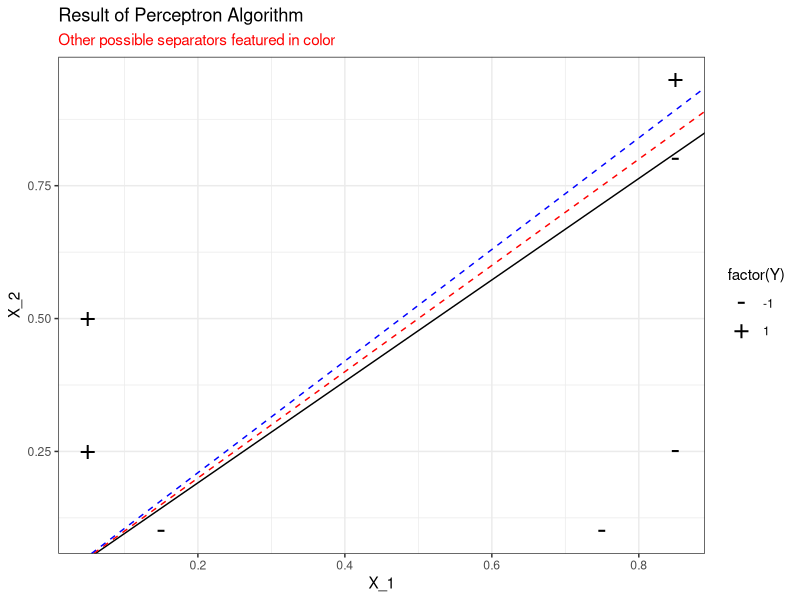
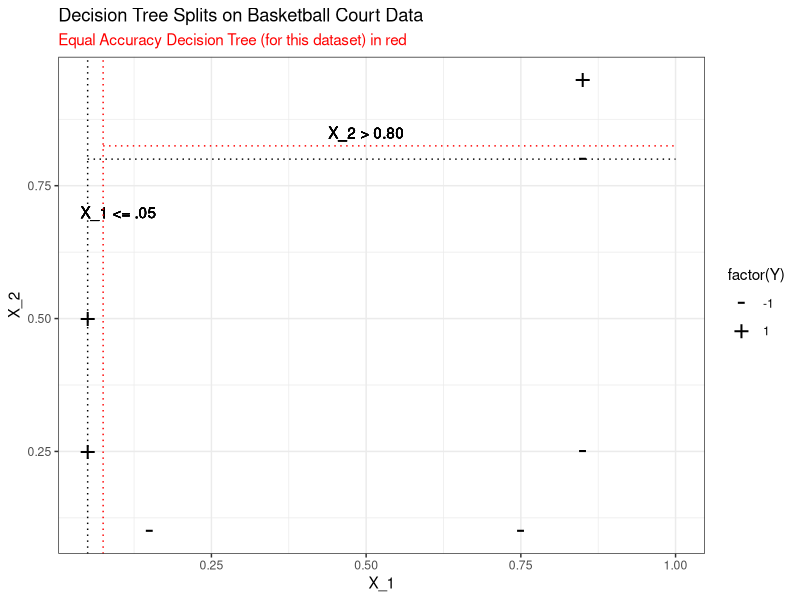
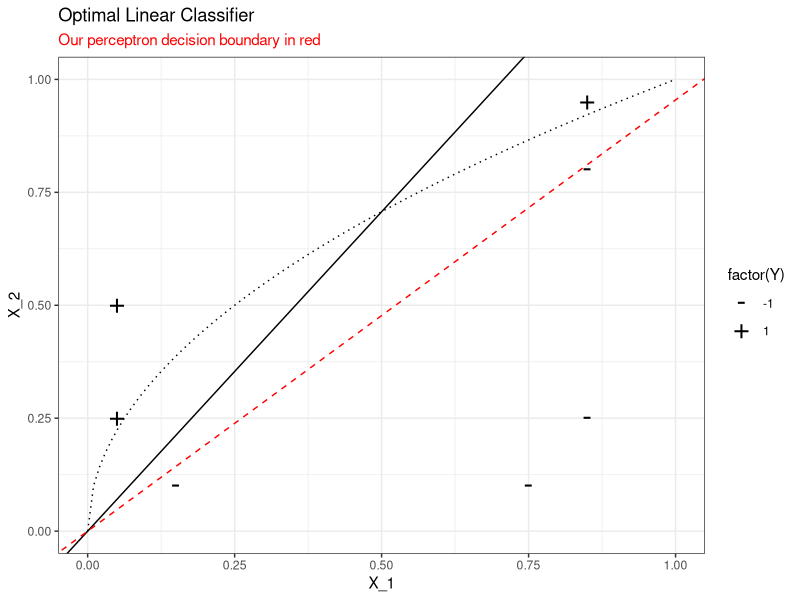
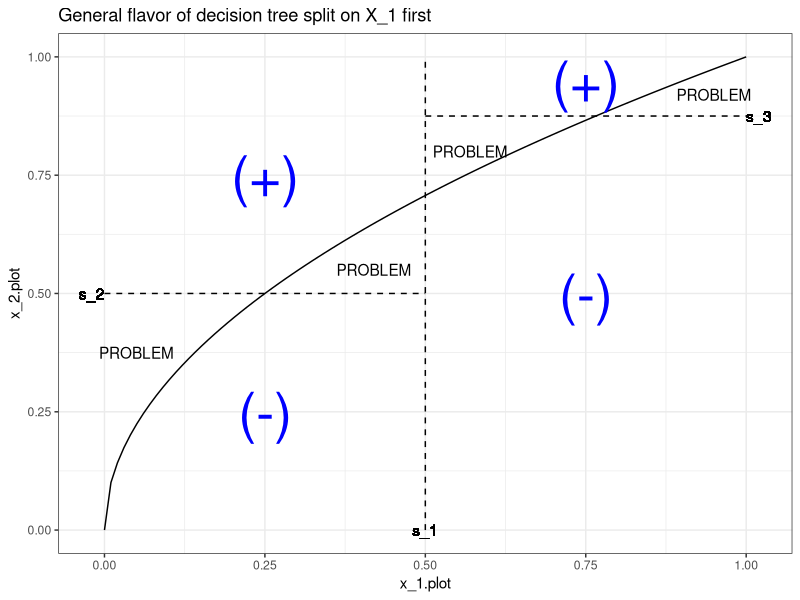
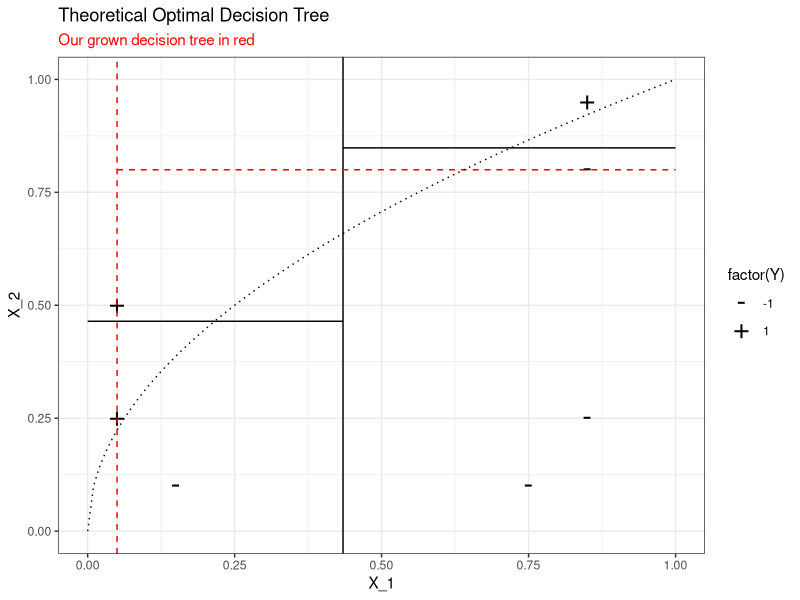
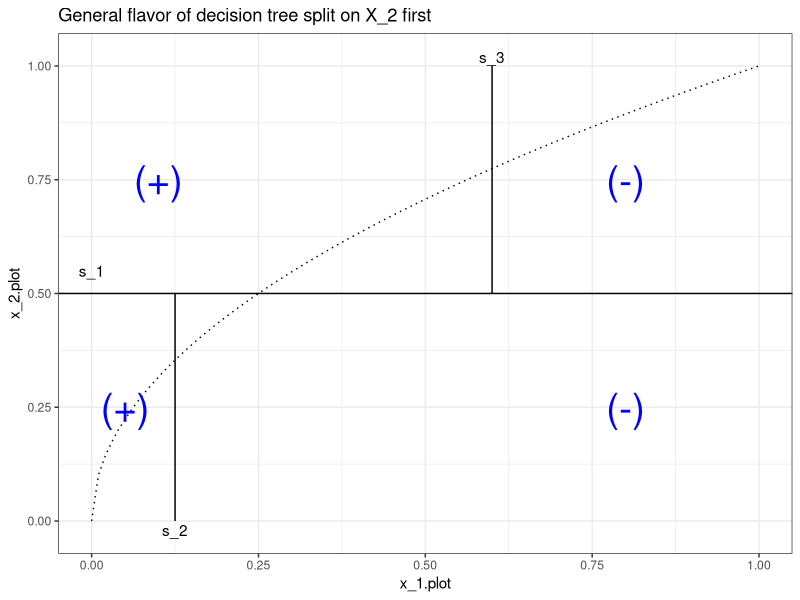
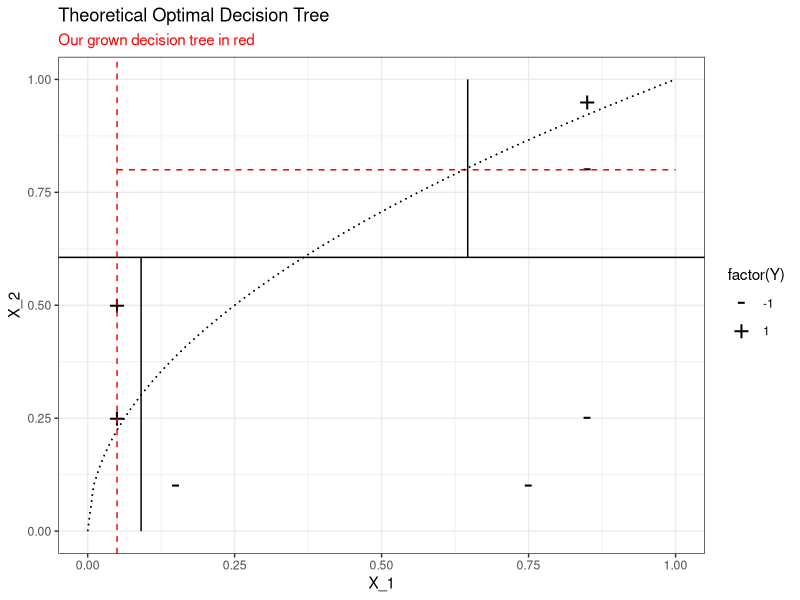
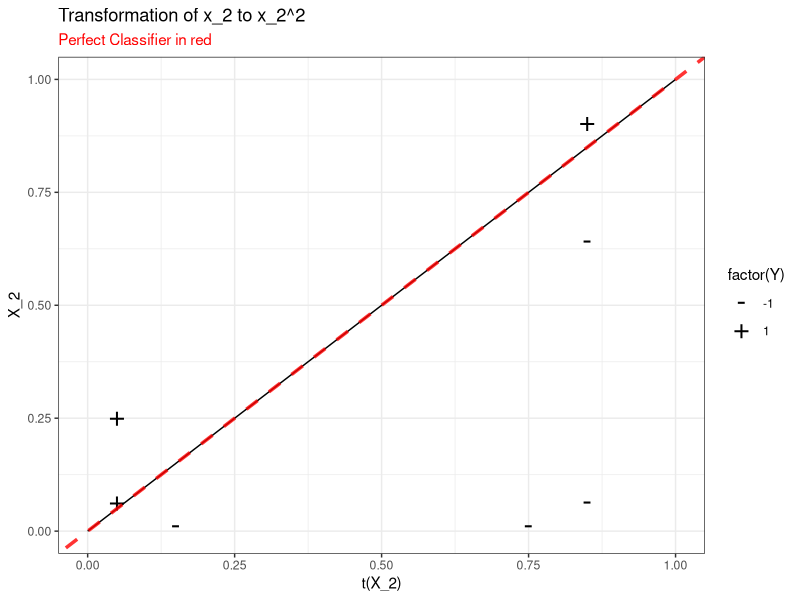

Write the R code that produced these figures, in order.
## ---- chunk 1
knitr::opts_chunk$set(echo = TRUE)
## ---- chunk 2
perceptron = function(X, y, I){
  iteration = 1
  w = rep(0, ncol(X))
  for (j in 1:I){
    for (i in seq_along(y)){
      if (y[i]*(w %*% X[i,]) <= 0){
        w = w + y[i]*X[i,] # update step
        iteration = iteration + 1
      }
    }
    accuracy = sum((X %*% w) * y > 0)/length(y) # calculate propotion of correctly classified point
    if (accuracy == 1){ 
      break # no need to continue if we have perfect separation
    } 
  }
  return(list("iteration" = iteration, "w" = w, "accuracy" = accuracy))
}
## ---- chunk 3
X_1 = c(.75, .85, .85, .15,.05,.05,.85)
X_2 = c(.1,.8,.95,.1,.25,.5,.25)
Y = c(-1, -1, 1, -1, 1, 1, -1)
X_b = cbind(X_1, X_2)
## ---- chunk 4
res = perceptron(X_b, Y, I = 100)
## ---- chunk 5
suppressMessages(library(ggplot2))
ggplot(data = data.frame(X_1, X_2, Y), aes(x = X_1, y = X_2)) +
  geom_point(aes(pch = factor(Y)), size = 7) +
  scale_shape_manual(values = c("-", "+")) +
  geom_abline(slope = -res$w[["X_1"]]/res$w[["X_2"]], intercept = 0) +
  ggtitle("Result of Perceptron Algorithm",
          subtitle = "Other possible separators featured in color") +
  geom_abline(intercept = 0, slope = 1, color = "red", lty = "dashed") + 
  geom_abline(intercept = 0, slope = 1.05, color = "blue", lty = "dashed") + 
  theme_bw() + 
  theme(plot.subtitle = element_text(color = "red"))
## ---- chunk 6
gini.index = function(node){ # function to calculate gini Index
  p = sum(node > 0)/length(node)
  I = 2*p*(1-p)
  return(I)
}
X = X_b
Y = Y
grow.tree = function(X, Y, current_node = NULL, 
                     epsilon = 10^-6, threshold = 0.20){ # split node based on gini index
  X = data.frame(X)
  Y = data.frame(Y = Y)
  data.df = cbind(X,Y)
  if (is.null(current_node)){
    current_node = data.df
  }
  # variables to be filled later
  delta.I.record = c()
  leaf1.record = list()
  leaf2.record = list()
  split.record = list()
  c = 1
  for ( i in 1:(ncol(current_node)-1) ){
    # get possible split values, adjust min, max up, down to make inclusive inequalities 
    # run without trouble
    split.sequence = sort(unique(current_node[,i]))
    split.sequence[1] = split.sequence[1] + epsilon
    split.sequence[length(split.sequence)] = split.sequence[length(split.sequence)] - 
      epsilon
    for(x in split.sequence){ # this loop calculates each possible split and reduction in gini index
      split.record = append(split.record, list(c(i, x)))
      node_1 = current_node[which(current_node[,i] <= x),]
      leaf1.record[[c]] = node_1
      I_1 = gini.index(node = node_1$Y)
      node_2 = current_node[which(current_node[,i] > x),]
      leaf2.record[[c]] = node_2
      I_2 = gini.index(node = node_2$Y)
      delta.I = gini.index(current_node$Y) - sum(nrow(node_1)/nrow(current_node)*I_1,
                                                 nrow(node_2)/nrow(current_node)*I_2)
      delta.I.record = c(delta.I.record, delta.I)
      c = c + 1
    }
  }
  optimal = which.max(delta.I.record) # find split with greatest gini reduction
  new.nodes = list(leaf1.record[[optimal]], leaf2.record[[optimal]])
  Split = split.record[[optimal]]
  return(list("opt" = delta.I.record[optimal], "leaves" = new.nodes, "split" = Split,
              "threshold" = delta.I.record[optimal] > threshold))
}
## ---- chunk 7
tree_1 = grow.tree(X,Y)
pure_1 = length(unique(tree_1$leaves[[1]]$y)) == 1
pure_2 = length(unique(tree_1$leaves[[2]]$y)) == 1
split_1 = tree_1$split
# we see that the second leaf is not pure, so we attempt to split it again
tree_2 = grow.tree(X, Y, current_node = tree_1$leaves[[2]])
pure_1 = length(unique(tree_2$leaves[[1]]$y)) == 1
pure_2 = length(unique(tree_2$leaves[[2]]$y)) == 1
split_2 = tree_2$split
# all nodes are now pure; we should stop
## ---- chunk 8
ggplot(data = data.frame(X_1, X_2, Y), aes(x = X_1, y = X_2)) +
  geom_point(aes(pch = factor(Y)), size = 7) +
  scale_shape_manual(values = c("-", "+")) +
  geom_vline(xintercept = tree_1$split[2], lty = "dotted") +
  geom_text(aes(x = tree_1$split[2]+.05, y = 0.7, label = "X_1 <= .05")) +
  geom_line(data=data.frame(x = c(tree_1$split[2],1),y = tree_2$split[2]), aes(x,y), lty = "dotted") +
  geom_text(aes(x = 0.5, y = tree_2$split[2]+.05, label = "X_2 > 0.80")) +
  theme_bw() +
  ggtitle("Decision Tree Splits on Basketball Court Data",
          subtitle = "Equal Accuracy Decision Tree (for this dataset) in red") +
  geom_vline(xintercept = 0.075, color = "red", lty = "dotted") +
  geom_line(data = data.frame(x = c(.075,1),y = .825), aes(x,y), color = "red", lty = "dotted") +
  theme(plot.subtitle = element_text(color = "red"))
## ---- chunk 9
x_1.plot = seq(0,1, length.out = 100)
x_2.plot = sqrt(x_1.plot)
ggplot(data = data.frame(X_1, X_2, Y), aes(x = X_1, y = X_2)) +
  geom_point(aes(pch = factor(Y)), size = 7) +
  scale_shape_manual(values = c("-", "+")) +
  geom_abline(slope = 1.414, intercept = 0) + 
  geom_line(data = data.frame(x_1.plot, x_2.plot), aes(x = x_1.plot, y = x_2.plot),
            lty = "dotted")+
  geom_abline(slope = -res$w[["X_1"]]/res$w[["X_2"]], intercept = 0, 
              color = "red", lty = "dashed") +
  theme_bw() +
  ggtitle("Optimal Linear Classifier",
          subtitle = "Our perceptron decision boundary in red") +
  theme(plot.subtitle = element_text(color = "red")) +
  xlim(0,1) +
  ylim(0,1)
## ---- chunk 10
#points for tree boundaries 
S1 = data.frame(x_1 = c(.5,.5), x_2 = c(0,1))
S2 = data.frame(x_1 = c(0,.5), x_2 = c(.5,.5))
S3 = data.frame(x_1 = c(.5,1), x_2 = c(.875,.875))
ggplot(data = data.frame(x_1.plot, x_2.plot), aes(x = x_1.plot, y = x_2.plot)) +
  geom_line() +
  geom_line(data = S1, aes(x_1, x_2), lty = "dashed") +
  geom_line(data = S2, aes(x_1, x_2), lty = "dashed") +
  geom_line(data = S3, aes(x_1, x_2), lty = "dashed") +
  geom_text(data = data.frame(x = c(.25,.25,.75,.75), y = c(.25,.75,.5,.95)),
            aes(x = x, y = y, label = c("(-)","(+)","(-)","(+)")),
            size = 14, color = "blue") +
  geom_text(data = data.frame(x = c(.05,.42,.57,.95), y =c(.375,.55,.8,.92)),
            aes(x=x, y =y, label = "PROBLEM")) +
  geom_text(aes(x = -.02, y = .5, label = "s_2")) +
  geom_text(aes(x = .5, y = 0, label = "s_1")) +
  geom_text(aes(x = 1.02, y = .875, label = "s_3")) +
  theme_bw() +
  ggtitle("General flavor of decision tree split on X_1 first")
## ---- chunk 11
s1 = seq(0,1, length.out = 100)
s2 = seq(0,1, length.out = 100)
s3 = seq(0,1, length.out = 100)
split.exhaustive = matrix(NA, nrow = 100^3, ncol = 4)
i = 1
for (x in s1){
  for (y in s2){
    for (z in s3){
      split.exhaustive[i, 1] = x
      split.exhaustive[i, 2] = y
      split.exhaustive[i, 3] = z
      split.exhaustive[i, 4] = (2/3)*y^3 + (2/3)*z^3 + (4/3)*x^(3/2) -y*x -z*x - z + 2/3
      i = i + 1
    }
  }
}
minimum = which.min(split.exhaustive[,4])
s.opt = split.exhaustive[minimum, 1:3]
## ---- chunk 12
rm(split.exhaustive)
knitr::kable(data.frame(s_1 = s.opt[1], s_2 = s.opt[2], s_3 = s.opt[3]),
             caption = "Optimal Splitting Values", digits = 2)
## ---- chunk 13
ggplot(data = data.frame(X_1, X_2, Y), aes(x = X_1, y = X_2)) +
  geom_point(aes(pch = factor(Y)), size = 7) +
  scale_shape_manual(values = c("-","+")) +
  geom_vline(xintercept = s.opt[1]) +
  geom_line(data = data.frame(x = c(0,s.opt[1]), y = s.opt[2]), aes(x,y)) +
  geom_line(data = data.frame(x = c(s.opt[1], 1), y = s.opt[3]), aes(x,y)) +
  ggtitle("Theoretical Optimal Decision Tree",
          subtitle = "Our grown decision tree in red") +
  geom_vline(xintercept = tree_1$split[2], color = "red", lty = "dashed") +
  geom_line(data=data.frame(x = c(tree_1$split[2],1),y = tree_2$split[2]), 
            aes(x,y), lty = "dashed", color = "red") +
  geom_line(data = data.frame(x_1.plot, x_2.plot), aes(x_1.plot, x_2.plot),
            lty = "dotted") +
  theme_bw() +
  theme(plot.subtitle = element_text(color = "red")) 
## ---- chunk 14
ggplot(data=data.frame(x_1.plot, x_2.plot), aes(x_1.plot, x_2.plot)) +
  geom_line(lty = "dotted") +
  geom_hline(yintercept = .5) +
  geom_line(data = data.frame(x = .125, y = c(0,.5)), aes(x,y)) +
  geom_line(data = data.frame(x = .6, y = c(.5,1)), aes(x,y)) +
  geom_text(data = data.frame(x = c(.05,.1, .8,.8), y = c(.25,.75,.25,.75)),
            aes(x,y, label = c("(+)","(+)", "(-)","(-)")), color = "blue", size = 10) +
  geom_text(data = data.frame(x = c(0, .125, .6), y = c(.55, -.02, 1.02)), 
            aes(x,y, label = c("s_1", "s_2", "s_3"))) +
  ggtitle("General flavor of decision tree split on X_2 first") +
  theme_bw()
## ---- chunk 15
split.exhaustive = matrix(NA, nrow = 100^3, ncol = 4)
i = 1
for (x in s1){
  for (y in s2){
    for (z in s3){
      split.exhaustive[i, 1] = x
      split.exhaustive[i, 2] = y
      split.exhaustive[i, 3] = z
      split.exhaustive[i, 4] = (4/3)*y^(3/2) + (4/3)*z^(3/2) + (2/3)*x^(3) -y*x -z*x - z + 1/3
      i = i + 1
    }
  }
}
minimum = which.min(split.exhaustive[,4])
s.opt = split.exhaustive[minimum, 1:3]
knitr::kable(data.frame(s_1 = s.opt[1], s_2 = s.opt[2], s_3 = s.opt[3]),
             caption = "Optimal values for tree split on X_2 first", digits = 2)
## ---- chunk 16
ggplot(data = data.frame(X_1, X_2, Y), aes(x = X_1, y = X_2)) +
  geom_point(aes(pch = factor(Y)), size = 7) +
  scale_shape_manual(values = c("-","+")) +
  geom_hline(yintercept = s.opt[1]) +
  geom_line(data = data.frame(x = s.opt[2], y = c(0,s.opt[1])), aes(x,y)) +
  geom_line(data = data.frame(x = s.opt[3], y = c(s.opt[1], 1)), aes(x,y)) +
  geom_line(data = data.frame(x_1.plot, x_2.plot), aes(x_1.plot, x_2.plot),
            lty = "dotted") +
  ggtitle("Theoretical Optimal Decision Tree",
          subtitle = "Our grown decision tree in red") +
  geom_vline(xintercept = tree_1$split[2], color = "red", lty = "dashed") +
  geom_line(data=data.frame(x = c(tree_1$split[2],1),y = tree_2$split[2]), 
            aes(x,y), lty = "dashed", color = "red") +
  geom_line(data = data.frame(x_1.plot, x_2.plot), aes(x_1.plot, x_2.plot),
            lty = "dotted") +
  theme_bw() +
  theme(plot.subtitle = element_text(color = "red")) 
## ---- chunk 17
ggplot(data = data.frame(X_1, X_2 = X_2^2, Y), aes(X_1, X_2)) +
  geom_point(aes(pch = factor(Y)), size = 7) +
  scale_shape_manual(values = c("-", "+")) +
  geom_line(data = data.frame(x_1 = x_1.plot, x_2 = x_2.plot^2), aes(x_1, x_2)) +
  geom_abline(slope = 1, intercept = 0, color = "red", lty = "dashed", 
              size = 1.2, alpha = .8) +
  ggtitle("Transformation of x_2 to x_2^2",
          subtitle = "Perfect Classifier in red") +
  theme_bw() +
  theme(plot.subtitle = element_text(color = "red")) +
  xlab("t(X_2)")
## ---- chunk 18
trueRisk = (1/16)/(sqrt(1/12)) + (3/4)*sqrt(1/12) - 3/8
ggplot(data = data.frame(x = c(.5,.5,1), y =c(0,.25,.25) ), aes(x,y)) +
  geom_line(lty = "dotted") +
  xlim(0,1) + 
  ylim(0,1) +
  geom_abline(intercept = 0, slope = sqrt(1/12)) +
  theme_bw() +
  ggtitle("Optimal Linear Classifier for the Paint",
          "Below line classified as +1") +
  ylab("x_2") + xlab("x_1")
## ---- chunk 19
ggplot(data = data.frame(x = c(.5,.5,1), y =c(0,.25,.25) ), aes(x,y)) +
  geom_line() +
  xlim(0,1) + 
  ylim(0,1) + 
  ggtitle("Paint Decision Boundary", 
          "Optimal Tree Decision Boundary in Red") +
  geom_vline(xintercept = 0.5, color = "red", lty = "dashed", size = 1, alpha = .65) +
  geom_line(data = data.frame(x_1 = c(0.5, 1), x_2 = .25), aes(x_1, x_2),
            color = "red", lty = "dashed", size = 1, alpha = .65) +
  theme_bw() +
  theme(plot.subtitle = element_text(color = "red")) +
  geom_text(aes(.75, .125, label = "(+1)"), size = 6, color = "red") +
  geom_text(aes(.75, .75, label = "(-1)"), size = 6, color = "red") +
  geom_text(aes(.25, .5, label = "(-1)"), size = 6, color = "red") +
  ylab("x_2") + xlab("x_1")
